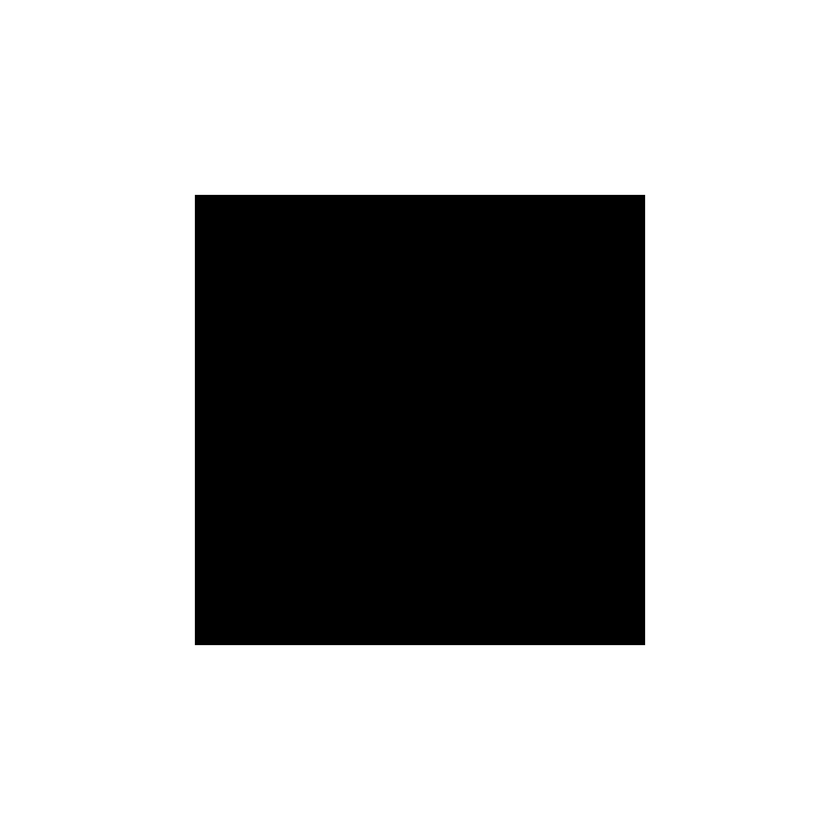
#> input picture shapes/viereck_center.png, 840 x 840 px, shrunk from 3000 x 3000 before the run
$ jupyter execute --allow-errors 'IAM Amoebe.ipynb'
#> lines starting #> are read from the running program, lines starting #| are printed output that depends on the picture; after the words box and inside, x2 and y2 are one past the last pixel; in counts of white or black regions, pixels touching at a corner belong together
Herzlich Willkommen in meiner Ausarbeitung zu Flächenschwerpunkten, spezieller: Die Berechnung der IAM Amoebe!

Die hier behandelte Aufgabe wird jährlich vom IAM der RWTH Aachen University im Kurs Mechanik 1 gestellt und soll die Studierenden dazu motivieren kreative Lösungsansätze zu finden und Praxisnah Theorie zum Leben erwecken lassen. Finde ich im übrigen sehr lobenswert und wirklich spannend!

Die Aufgabenstellung ist hierbei den Flächenschwerpunkt der sogenannten "Amoebe", einer komplexen Form, mittels eines Computer Programmes zu berechnen. Dabei soll das vorliegende Bild der Amoebe als Eingang genutzt werden und im Anschluss daran ein Programm entwickelt werden, dass uns den Relativen Flächenschwerpunkt dieser Fläche ausgibt (Visualisiert). Im besten Fall kann das Programm dies nicht nur für die Amoebe sondern auch für jedes beliebige Objekt (Auch ein sehr ratsames vorgehen, insbesondere in der Informatik).

Da es als Belohnung für eine erfolgreiche Berechnung einen Apfel gibt strengen wir uns an, denn Studenten haben wenig Geld und `An Apple a Day, keeps the Doctor away`!

Kurz den Spaß beiseite: Diese Ausarbeitung zielt **NICHT** darauf ab eine Lösung für euch darzustellen, die ihr ohne weiteres in der Vorlesung präsentieren und abstauben dürft, sondern dient natürlich Bildungszwecken!! Und natürlich obliegt es jedem selbst, jedoch für interessierte und leidenschaftliche Ingineure oder angehende Programmierer ist das hier vielleicht ein guter Einstieg Theoriewissen aus der Vorlesung und praktische Skills beim Programmieren aufzubauen oder auszubauen! Eine Gelegenheit, die man während des Studiums nicht in jedem Fach und jedem Semester bekommt!

Mein Apell ist demnach Klar und ich hoffe für die paar, die es wirklich interessiert, dass ich mit dieser Arbeit einen Anstoß geben kann.

**Was ist wichtig im Voraus - vorallem für Anfänger?**

Gut wären:

- Vorkenntnisse aus der Mechanik 1 Vorlesung (hier direkter Bezug vom IAM der RWTH)
- Basis bis gute Kenntnisse von Python3
- Logisches Denken
- Ausdauer (beim selbst erarbeiten benötigt man etwas Zeit, insbesondere als Einsteiger)

Ansonsten für Menschen die in keinem der Felder Erfahrungen bzw. Vorkenntnisse haben gibt es im Internet reichlich Informationen oder auch z.B. ChatGPT der einiges (insbesondere im Umgang mit Python) erzählen kann wenn man richtg fragt ;)

Damit gehts los ...

# Inhaltsverzeichnis

- [Theorie](#Theorie)
- [Vorgehensweise](#Vorgehensweise)
- [Implementieren](#Implementieren)
  - [Mechanische Funktionen](##Mechanische-Funktionen)
  - [Bildfunktionen](##Bildfunktionen)
    - [Pixel aus Bildern aufteilen](###Pixel-aus-Bildern-aufteilen)
    - [Visualisieren](###Visualisieren)
  - [Objekterkennung](##Objekterkennung)
- [Kombinieren](##Kombinieren)
- [Fazit](##Fazit)

## Zielsetzung der Arbeit

Das Ziel dieser Arbeit ist die Erstellung eines vollwertigen Tools zur automatischen Berechnung beliebiger Formen und im Übertragenen die Berechnung von Flächenschwerpunkten anhand eines (live) Kamerafeeds oder Fotos. Dazu werden wir hier Schritt für Schritt vorgehen.

>Kleine Anmerkung zu Beginn: Ich fertige diese Arbeit für persönliche Zwecke an und nicht im Auftrag einer Institution oder im Rahmen einer Arbeit! Es handelt sich >dabei um ein persönliches Projekt. Ich garantiere keine Genauigkeit oder Vollständigkeit. Kurz gesagt alle Angaben ohne Gewähr!

# Theorie

Die Mechanik hinter der Berechnung ist zugegebener Maßen sogar ziemlich Einfach. In der Mechanik lernen wir wie der Schwerpunkt Massenbezogen berechnet wird. Dies Erfolgt gemäß der Formel:
$$
x_s = \frac{1}{m} \int_{B}^{} x \, dx
$$

Kurz erklärt bedeutet diese Formel, dass wir alle Ortsvektoren in X über den Körper aufintegrieren und dieses Integral durch die Masse teilen. Daraus erhalten wir die x-Koordinate des Schwerpunktes. Woher die Formel kommt, warum sie gilt (Beweis) und wie sie hergeleitet wird darauf möchte ich hier nicht eingehen. Wichtig ist für uns das Verständnis was die Gleichung aussagt.

An der Formel können wir bzw. müssen wir für unsere Zwecke ein paar Grundlegende Vereinfachungen treffen und die Formel weiter entwickeln. Wir wissen über unseren Körper, dass dessen Material vereinfacht homogen und dessen Dicke vereinfacht konstant bleibt. Wir wollen uns ja um ein 2 Dimensionales Objekt, also eine Fläche, kümmern. Dabei rückt die Betrachtung auf die reine Fläche, weshalb diese Formel daraus entsteht:

$$
x_{A1} = \frac{1}{A} \int_{S} x_1 \, da , \quad S_2 := \int_{S} x_1 \, da
$$

$$
x_{A2} = \frac{1}{A} \int_{S} x_2 \, da , \quad S_1 := \int_{S} x_2 \, da
$$

Die Formeln reichen für unsere Zwecke nur leider noch nicht aus. In diesem Stadium erkennen wir, dass der Flächenschwerpunkt über das Flächenintegral über die Fläche der infetisimal kleinen Flächenelemente integriert um dividiert mit der Gesamtfläche die Position in respektive x und y Richtung den Schwerpunkt zu berechnen. Problem hierbei: Computer rechnen in der Regel nicht algebraisch und vorallem stehen uns keine algebraischen Gleichungen für die Amoebe oder andere Objekte zur Verfügung. Aus diesem Grund nutzen wir die Diskretisierung um dieses Diskrete Problem numerisch zu lösen. Und keine Angst um das zu verstehen greife ich auf kein Wissen der Numerik zurück.

Nun schreiben wir die Formel um in:

$$
x_{S} = \frac{\sum_{i} x_{Ai}*A_i}{\sum_{i} A_i}
$$

Und das war auch schon die Magie des ganzen und der ein oder andere kann sich vielleicht jetzt schon denken, wie wir diese Aufgabe nun konkret lösen werden.

Tatsächlich können wir aber selbst diese Gleichung noch vereinfachen. Ein Bild, aus dem wir die uns zur Verfügung gestellten Informationen beziehen, besteht aus Pixeln (diskrete Punkte). Sobald wir die Objekterkennung der Amoebe hinter uns haben, wissen wir welche Pixel (diskreten Punkte) zu unserer Fläche gehören und welche nicht. Darauf können wir nun unsere Formel anwenden ... Dafür müssen wir nur noch jedem Pixel, der der Amoebe zugehörig ist, das Gewicht 1 geben und die Gesamtfläche aufsummieren als die Anzahl an Pixeln der Fläche, die wir der Amoebe zuordnen können. Und viola wir haben eine noch deutlich einfachere Formel:

$$
x_s = \frac{\sum_{i} x_{Ai}}{z}, \quad z := \text{Anzahl der Pixel}
$$

$$
y_s = \frac{\sum_{i} y_{Ai}}{z}, \quad z := \text{Anzahl der Pixel}
$$

Und damit haben wir nun alles an theoretischer Grundlage für unsere Berechnung womit wir nun einen Schritt weiter gehen können und uns dem Programm widmen können.

# Vorgehensweise

Nun müssen wir unser großartiges Wissen von der Theorie in die Praxis bringen. Um uns die Entwicklung zu vereinfachen fangen wir damit an die Funktionen zum berechnen der mechanischen Funktionen zu bauen und diese an schwarz weiß Beispielbildern zu testen.

1. Mechanische Funktionen implementieren
2. Bildkonvertierung - Pixel als Massenpunkte
3. Objekterkennung
4. Kombinieren

# Implementieren

## Mechanische Funktionen

Als erstes bauen wir eine Klasse um die Formel zu implementieren. Warum eine Klasse?? Weils später einfacher ist weitere mechanische Funktionen an einem Ort zu lagern ;)

[cell 1]
class Mechanic_Calc():
    name = "Mechanic Calculator"

    def __init__(self):
        pass

    # CG Calculator function
    def cg_calc_function(self, pixel_raster):
        # Go through Pixel List
        # Pixel must be a tuple of [x_pos, weight]
        # x_pos being the Position in either x or y
        # weight being 1 or 0

        # Sum Values
        x_sum = 0
        y_sum = 0
        # Count all pixels with value -> 1
        count = 0

        # Position tracker
        x = 1
        y = 1

        for row in pixel_raster:
            for pixel in row:
                if pixel >= 1:
                    x_sum += x
                    y_sum += y
                    count += 1

                # Increase X Position by 1
                x += 1

            # Reset X and move Y by 1
            x = 1
            y += 1

        # Now calculate the actual formula
        # Also checking if more than one pixel was available
        if count != 0:
            x_cg = x_sum / count
            y_cg = y_sum / count
        else:
            x_cg = 0
            y_cg = 0

        return x_cg, y_cg

Diese Klasse kann nun eine vorgefertigte Liste aus Pixeln (inkl. Weights) zu einem Schwerpunkt einer beliebigen Achse berechnen. Wie wir im Anschluss vorgehen werden und wie wir diese Klasse nutzen werden sehen Sie im Anchluss.

## Bildfunktionen

Wie vielleicht in der Klasse auffällt benötigt die Funktion eine Liste von Tupeln. Dabei muss immer eine Position und ein Gewicht (in unserem Fall ja immer 1 oder 0) angegeben werden. Dazu müssen wir ein Bild in all seine Pixel aufteilen und weißen Pixeln den Wert 0 und Schwarzen Pixeln den Wert 1 geben.

Um uns das Leben erstmal einfacher zu machen have ich in Inkscape, einem Grafikdesign Programm, händisch ein paar solcher Bild erstellt um die Entwicklung vorerst zu vereinfachen und nicht als erstes an Bildverarbeitung und Segmentierung hängen zu bleiben.

Die Liste an Verfügbaren Bildern enthält insbesondere Bilder von den Folgenden Formen:

- Viereck
- Rechteck
- Kreis
- Dreieck

Wer in Mechanik aufgepasst hat, der erkennt vielleicht einige dieser Formen wieder. Denn für die ersten Drei Formen ist der Flächenschwerpunkt **immer** in der Mitte der Fläche. Und auch beim Dreieck kennen wir den Flächenschwerpunkt genau, da wir wissen, dass dieser in jeder Raumrichtung immer 1/3 der Länge zum größten Winkel liegt. Diese Bilder bzw. Formen sind demnach extra so gewählt, dass wir unser Programm testen bzw. verifizieren können.

### Pixel aus Bildern aufteilen

Zuerst müssen wir Bilder überhaupt aufrufen können

[cell 2]
from PIL import Image

def load_image_as_raster(image_path, debug=True):
    # Open the image
#> called with image_path = './shapes/viereck_center.png', debug = True
    img = Image.open(image_path).convert("1")  # Convert to binary (black and white)
#> img: PIL image 840x840 1; 71.3% white; 1 black region, box (x1, y1, x2, y2) and area: (195, 195, 645, 645) 202500

    # Get image dimensions
    width, height = img.size

    if debug:
        print(f"Aufwand: {width}px * {height}px => {width*height}px")
#| Aufwand: 840px * 840px => 705600px

    # Create Empty Array
    pixel_raster = []

    # Loop through each pixel position
    for y in range(height):

        pixel_line = []
        for x in range(width):
            # Get pixel value (0 for white, 1 for black)
            pixel_value = 1 if img.getpixel((x, y)) == 0 else 0
            # Store it in the dictionary with coordinates as the key
            pixel_line.append(pixel_value)

        pixel_raster.append(pixel_line)
#> after the loop, pixel_raster = 840 items

    return pixel_raster

# Example usage
image_path = "./shapes/viereck_center.png"
raster = load_image_as_raster(image_path)
#> raster = 840 items

# Printing first 10 pixels as an example
print({k: raster[0][k] for k in range(10)})
#| {0: 0, 1: 0, 2: 0, 3: 0, 4: 0, 5: 0, 6: 0, 7: 0, 8: 0, 9: 0}

Da wir nun ein Array mit allen Zeilen und den damit verbundenen Spalten als 1 und 0 Werte haben können wir mithilfe dieser Liste direkt unsere Klasse initialisieren und den Schwerpunkt unseres Vierecks ausprobieren. Zu erwarten ist, dass der Schwerpunkt demnach auch genau in der Mitte des Bildes, also bei 1500 x 1500 px liegt.

Schauen wir nach ...

[cell 3]
# Init Class
mc = Mechanic_Calc()

# Calculate CG
x_cg, y_cg = mc.cg_calc_function(raster)
#> after the loop in cg_calc_function, `for row in pixel_raster:`: count = 202500; x_sum = 85151250; y = 841; y_sum = 85151250
#> in cg_calc_function, `x_cg = x_sum / count`: x_cg = 420.5
#> x_cg = 420.5; y_cg = 420.5

# Print
print(f"CG: x -> {x_cg}px ; y -> {y_cg}px")
#| CG: x -> 420.5px ; y -> 420.5px

Tadaaaa ... Wir sehen es hat geklappt !!! Sehr cool, jetzt Visualisieren wir das am besten um für komplexere Formen einen Punkt im Bild markieren. Dazu nutzen wir die allseits bekannte Bibliothek mit dem Namen ComputerVision 2 oder CV2. Mit der Hilfe von Matplotlib funktioniert es dann auch wünschenswert in Jupyter ...

### Visualisieren

[cell 4]
import cv2
import matplotlib.pyplot as plt

def display_cg_on_img(image_path, x_cg, y_cg, approx=False):
    # Load the image
#> called with image_path = './shapes/viereck_center.png', x_cg = 420.5, y_cg = 420.5, approx = False
    image = cv2.imread(image_path)

    # Draw a red circle at (100, 100) with radius 30
    cv2.circle(image, (int(x_cg), int(y_cg)), 30, (0, 0, 255), -1)  # Red circle with filled color

    if approx:
        cv2.circle(image, (int(x_cg), int(y_cg)), 250, (0, 255, 0), 6)

    # Some Info about CG
    # Font Setting
    font = cv2.FONT_HERSHEY_SIMPLEX  # Font type
    font_scale = 4  # Font size
    color = (0, 0, 255)  # Text color in BGR (red in this example)
    thickness = 10

    text_offset = 100
    cv2.putText(image, f"X:{int(x_cg)}px; Y:{int(y_cg)}px", (int(x_cg + text_offset - 15), int(y_cg + text_offset + 15)), font, font_scale, color, thickness)


    # Convert BGR (OpenCV format) to RGB (Matplotlib format)
    image_rgb = cv2.cvtColor(image, cv2.COLOR_BGR2RGB)

    # Display the image using Matplotlib
    plt.imshow(image_rgb)
    plt.axis('on')
    plt.show()


# Display CG on IMG
display_cg_on_img(image_path, x_cg, y_cg)

Und hier können wir die Schönheit unserer Berechnung erkennen. Die Funktion zum Plotten können wir später noch weiter verwenden, jedoch werden wir im Anschluss zuerst die weiteren Shapes betrachten und dafür nochmal ein weiteren Code schnipsel bauen.

Unser Ziel ist es nun die 9 Shapes aus dem Ordner /shapes alle einzeln zu berechnen und in einem 3x3 Grid darzustellen. So können wir bereits Visuell anhand unserer Expertise überprüfen ob die Positionen logisch Sinn machen können ;)

[cell 5]
import os

# Dir Path
directory_path = "./shapes"

# Create List of paths
file_list = [f for f in os.listdir(directory_path) if os.path.isfile(os.path.join(directory_path, f))]

# Create subplots
fig, axes = plt.subplots(3, 3, figsize=(15, 15))  # 1 row, 3 columns
axes = axes.flatten()  # Flatten axes into a 1D array for easier indexing

c = 0

for image in file_list:
    if c >= len(axes):  # Avoid indexing error if more images than subplots
        break
    ####
    # Calculate Section

    # Get Image Raster
    new_raster = load_image_as_raster(f"{directory_path}/{image}", debug=False)
#> call 2 of load_image_as_raster, with image_path = './shapes/circ_large_center.png', debug = False
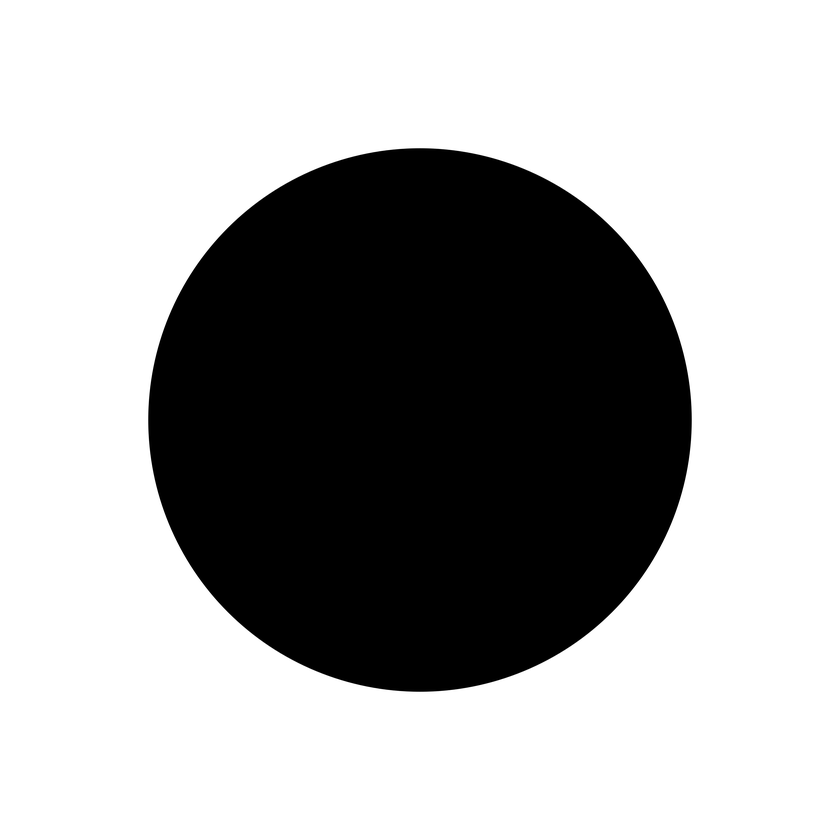
#> input picture shapes/circ_large_center.png, 840 x 840 px, shrunk from 3000 x 3000 before the run
#> new_raster = 840 items

    # Calculate CG
    cg_x, cg_y = mc.cg_calc_function(new_raster)
#> cg_x = 420.5; cg_y = 420.5

    ####
    # Display Section

     # Load the image
    img = cv2.imread(f"{directory_path}/{image}")
#> img: shape (840, 840, 3)

    ## Shapes

    # Draw a red circle at CG
    cv2.circle(img, (int(cg_x), int(cg_y)), 30, (0, 0, 255), -1)  # Red circle with filled color

    # Some Info about CG
    # Font Setting
    font = cv2.FONT_HERSHEY_SIMPLEX  # Font type
    font_scale = 4  # Font size
    color = (0, 0, 255)  # Text color in BGR (red in this example)
    thickness = 10

    text_offset = 100
    cv2.putText(img, f"X:{int(cg_x)}px; Y:{int(cg_y)}px", (int(cg_x + text_offset - 15), int(cg_y + text_offset + 15)), font, font_scale, color, thickness)
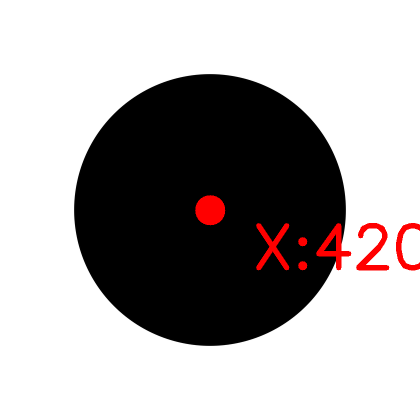
#> img: shape (840, 840, 3) (shown at 1/2 size); mean B, G, R 169.5, 169.5, 173.8

    # Convert BGR (OpenCV format) to RGB (Matplotlib format)
    image_rgb = cv2.cvtColor(img, cv2.COLOR_BGR2RGB)

    # Plot each image
    axes[c].imshow(image_rgb)
    axes[c].axis('on')  # Show axes
    axes[c].set_title(f"Shape {c + 1}")

    # Increase Counter
    c += 1

# Adjust layout for better spacing
plt.tight_layout()
plt.show()
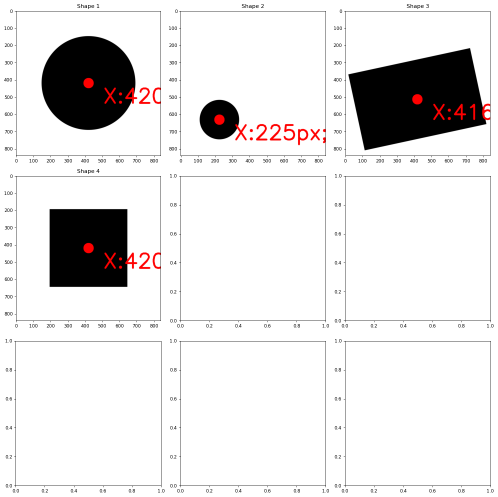
#> figure drawn by matplotlib, 4 panels

Wir können in dieser Ansammlung an Plots sehen, dass der Schwerpunkt 1. immer innerhalb der Shapes sind und 2. das die Positionierung des errechneten Schwerpunktes visuell betrachtet am richtigen Ort liegen sollte. Das ist ein sehr gutes Zeichen!!

## Objekterkennung

Willkommen im wahrscheinlich schwierigsten und aufwendigsten Teil dieser Ausarbeitung. Wir müssen es nun versuchen hinzubekommen die Amoebe (oder andere Objekte) vom Hintergrund abzuheben und dieses neue Segment als unsere Fläche zu betrachten. Die berechtigte Frage hierbei: Wie sollen wir das machen? Was nutzen wir dafür? KI? Gibt es Tools? Müssen wir kreativ werden?

Alle Antworten finden sich hier. Dieses Kapitel wird spannend und hier kann man bestimmt einiges lernen!

###

[cell 6]
# Neuanfang - Skript von Anfang an

# Libraries
import cv2
import numpy as np
import matplotlib.pyplot as plt

def get_object(input_image_path, debug=True):
    # Image Path
    # Step 1: Load image and Copy original for later
#> called with input_image_path = './Amoebe.jpg', debug = True
    image = cv2.imread(input_image_path)
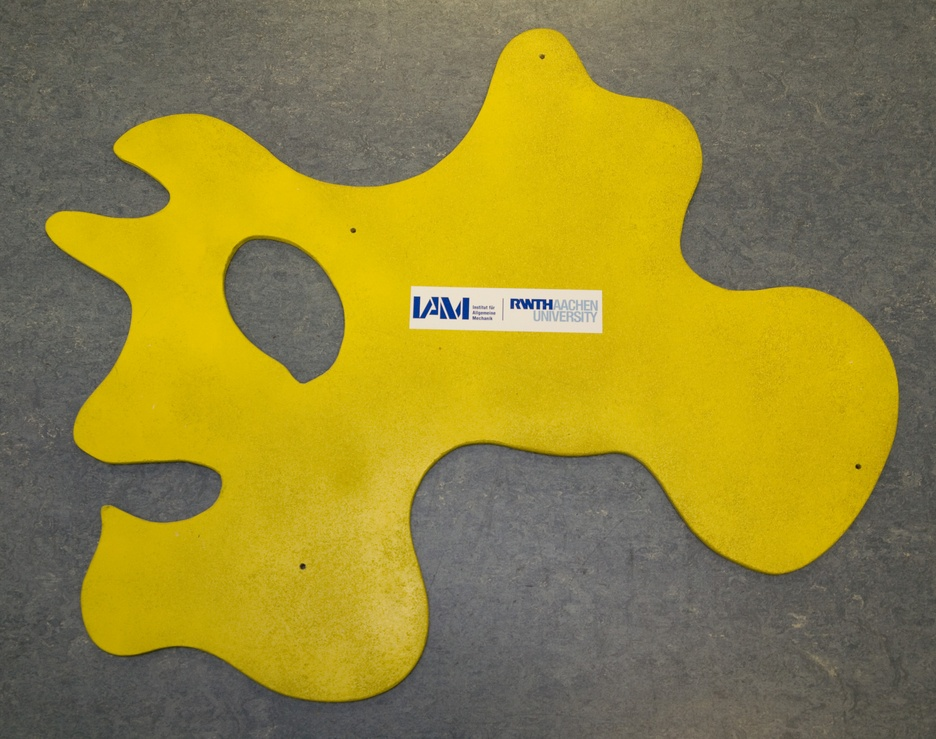
#> input picture Amoebe.jpg, 936 x 739 px, shrunk from 3342 x 2641 before the run
#> image is the input picture: shape (739, 936, 3); mean B, G, R 57.8, 133.5, 146.7
    original = image.copy()

    # Step 2: Background segmentation
    # Convert the image to LAB color space for better background isolation
    lab_image = cv2.cvtColor(image, cv2.COLOR_BGR2LAB)
#> lab_image: shape (739, 936, 3); mean of channels 0, 1, 2 141.4, 126, 161.8
    l_channel, a_channel, b_channel = cv2.split(lab_image)
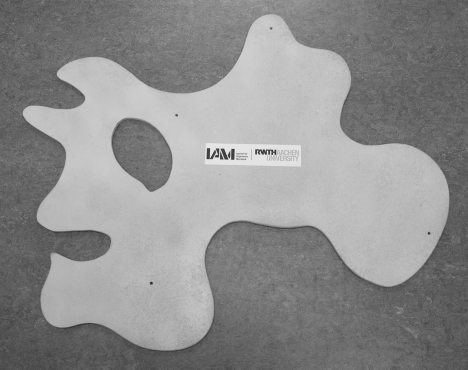
#> l_channel: shape (739, 936) (shown at 1/2 size); min 20, max 242, mean 141.4
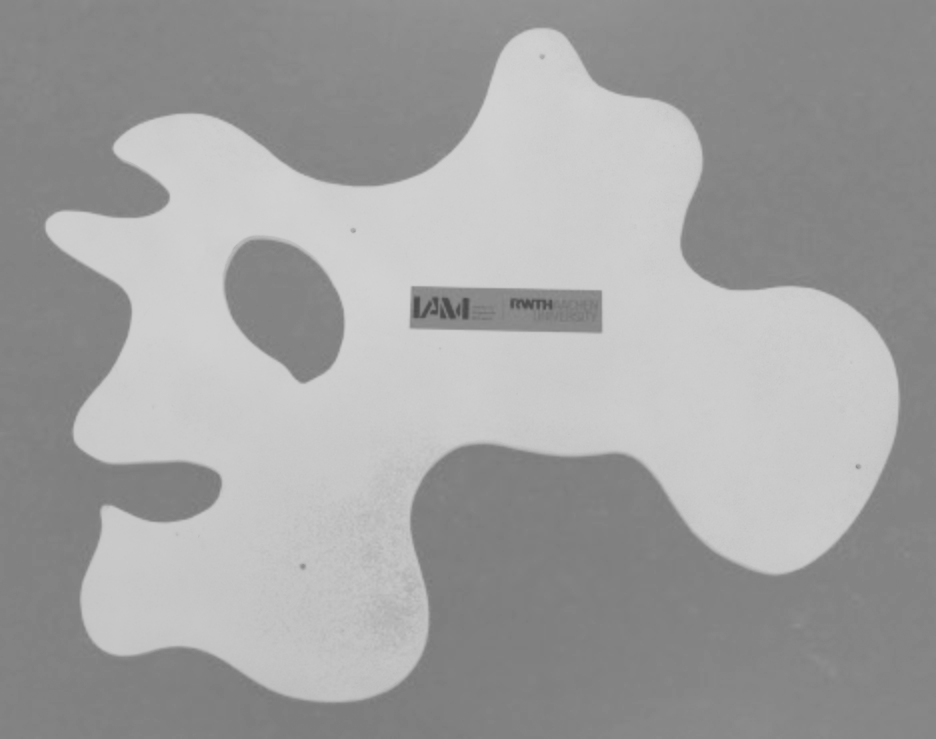
#> b_channel: shape (739, 936); min 72, max 210, mean 161.8

    # Focus on the "L" (lightness) channel for distinguishing background
    _, background_mask = cv2.threshold(l_channel, 160, 255, cv2.THRESH_BINARY_INV)
#> background_mask: shape (739, 936); 57.8% white; 67 black regions (66 under 20 px), largest, box (x1, y1, x2, y2) and area: (46, 28, 898, 700) 291976

    # Morphological operations to clean the background mask
    background_kernel = cv2.getStructuringElement(cv2.MORPH_ELLIPSE, (5, 5))
    cleaned_background = cv2.morphologyEx(background_mask, cv2.MORPH_CLOSE, background_kernel, iterations=2)
#> cleaned_background: shape (739, 936); 58.2% white; 2 black regions, box (x1, y1, x2, y2) and area: (46, 28, 898, 697) 288833, (378, 664, 389, 674) 77
#> (the rest of the program and of its run is left out)
